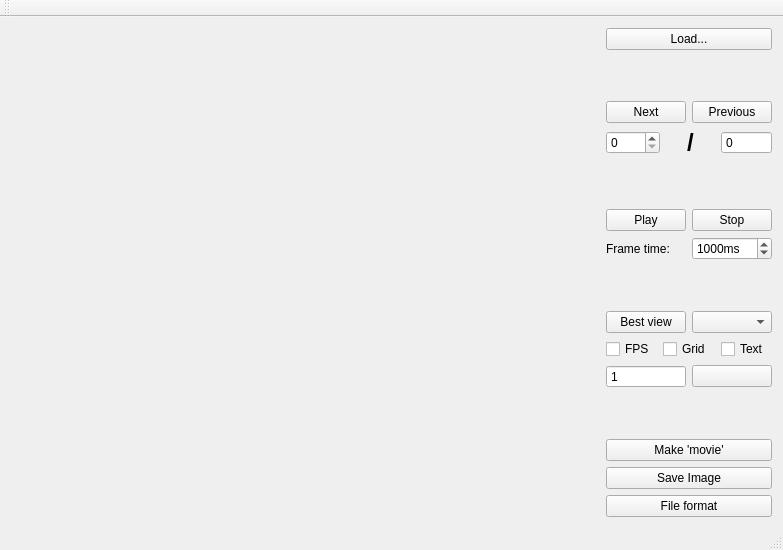
<?xml version="1.0" encoding="UTF-8"?>
<ui version="4.0">
 <class>MainWindow</class>
 <widget class="QMainWindow" name="MainWindow">
  <property name="geometry">
   <rect>
    <x>0</x>
    <y>0</y>
    <width>783</width>
    <height>550</height>
   </rect>
  </property>
  <property name="sizePolicy">
   <sizepolicy hsizetype="Expanding" vsizetype="Expanding">
    <horstretch>1</horstretch>
    <verstretch>1</verstretch>
   </sizepolicy>
  </property>
  <property name="windowTitle">
   <string>Life 3D</string>
  </property>
  <widget class="QWidget" name="centralWidget">
   <property name="sizePolicy">
    <sizepolicy hsizetype="Expanding" vsizetype="Expanding">
     <horstretch>1</horstretch>
     <verstretch>1</verstretch>
    </sizepolicy>
   </property>
   <layout class="QHBoxLayout" name="horizontalLayout">
    <item>
     <layout class="QHBoxLayout" name="layoutMain" stretch="0,0">
      <property name="spacing">
       <number>2</number>
      </property>
      <property name="sizeConstraint">
       <enum>QLayout::SetMaximumSize</enum>
      </property>
      <item>
       <widget class="LifeViewer" name="viewer" native="true">
        <property name="sizePolicy">
         <sizepolicy hsizetype="Expanding" vsizetype="Expanding">
          <horstretch>1</horstretch>
          <verstretch>1</verstretch>
         </sizepolicy>
        </property>
       </widget>
      </item>
      <item>
       <layout class="QVBoxLayout" name="layoutControl">
        <property name="sizeConstraint">
         <enum>QLayout::SetMinimumSize</enum>
        </property>
        <item>
         <widget class="QPushButton" name="bLoad">
          <property name="toolTip">
           <string>Загрузить данные из файла...</string>
          </property>
          <property name="text">
           <string>Load...</string>
          </property>
         </widget>
        </item>
        <item>
         <spacer name="verticalSpacer_7">
          <property name="orientation">
           <enum>Qt::Vertical</enum>
          </property>
          <property name="sizeHint" stdset="0">
           <size>
            <width>20</width>
            <height>40</height>
           </size>
          </property>
         </spacer>
        </item>
        <item>
         <layout class="QHBoxLayout" name="horizontalLayout_7">
          <item>
           <widget class="QPushButton" name="bNext">
            <property name="toolTip">
             <string>Следующий шаг</string>
            </property>
            <property name="text">
             <string>Next</string>
            </property>
           </widget>
          </item>
          <item>
           <widget class="QPushButton" name="bPrev">
            <property name="toolTip">
             <string>Предыдущий шаг</string>
            </property>
            <property name="text">
             <string>Previous</string>
            </property>
           </widget>
          </item>
         </layout>
        </item>
        <item>
         <layout class="QHBoxLayout" name="horizontalLayout_2">
          <item>
           <widget class="QSpinBox" name="sbNum">
            <property name="toolTip">
             <string>Текущий шаг</string>
            </property>
            <property name="maximum">
             <number>9000</number>
            </property>
           </widget>
          </item>
          <item>
           <widget class="QLabel" name="lSlash">
            <property name="font">
             <font>
              <pointsize>18</pointsize>
              <weight>75</weight>
              <bold>true</bold>
             </font>
            </property>
            <property name="text">
             <string>/</string>
            </property>
            <property name="alignment">
             <set>Qt::AlignCenter</set>
            </property>
           </widget>
          </item>
          <item>
           <widget class="QSpinBox" name="sbMax">
            <property name="toolTip">
             <string>Максимальный номер шага</string>
            </property>
            <property name="readOnly">
             <bool>true</bool>
            </property>
            <property name="buttonSymbols">
             <enum>QAbstractSpinBox::NoButtons</enum>
            </property>
            <property name="maximum">
             <number>16777215</number>
            </property>
           </widget>
          </item>
         </layout>
        </item>
        <item>
         <spacer name="verticalSpacer">
          <property name="orientation">
           <enum>Qt::Vertical</enum>
          </property>
          <property name="sizeHint" stdset="0">
           <size>
            <width>20</width>
            <height>40</height>
           </size>
          </property>
         </spacer>
        </item>
        <item>
         <layout class="QHBoxLayout" name="horizontalLayout_4" stretch="1,1">
          <property name="sizeConstraint">
           <enum>QLayout::SetMinimumSize</enum>
          </property>
          <item>
           <widget class="QPushButton" name="bPlay">
            <property name="sizePolicy">
             <sizepolicy hsizetype="Minimum" vsizetype="Fixed">
              <horstretch>1</horstretch>
              <verstretch>0</verstretch>
             </sizepolicy>
            </property>
            <property name="toolTip">
             <string>Начать проигрывание анимации</string>
            </property>
            <property name="text">
             <string>Play</string>
            </property>
            <property name="flat">
             <bool>false</bool>
            </property>
           </widget>
          </item>
          <item>
           <widget class="QPushButton" name="bStop">
            <property name="sizePolicy">
             <sizepolicy hsizetype="Minimum" vsizetype="Fixed">
              <horstretch>1</horstretch>
              <verstretch>0</verstretch>
             </sizepolicy>
            </property>
            <property name="toolTip">
             <string>Остановить проигрывание</string>
            </property>
            <property name="text">
             <string>Stop</string>
            </property>
           </widget>
          </item>
         </layout>
        </item>
        <item>
         <layout class="QHBoxLayout" name="horizontalLayout_5">
          <property name="sizeConstraint">
           <enum>QLayout::SetMinimumSize</enum>
          </property>
          <item>
           <widget class="QLabel" name="label">
            <property name="text">
             <string>Frame time:</string>
            </property>
           </widget>
          </item>
          <item>
           <widget class="QSpinBox" name="sbAnimDelay">
            <property name="toolTip">
             <string>Длительность одного кадра при анимации</string>
            </property>
            <property name="suffix">
             <string>ms</string>
            </property>
            <property name="minimum">
             <number>100</number>
            </property>
            <property name="maximum">
             <number>20000</number>
            </property>
            <property name="singleStep">
             <number>100</number>
            </property>
            <property name="value">
             <number>1000</number>
            </property>
           </widget>
          </item>
         </layout>
        </item>
        <item>
         <spacer name="verticalSpacer_8">
          <property name="orientation">
           <enum>Qt::Vertical</enum>
          </property>
          <property name="sizeHint" stdset="0">
           <size>
            <width>20</width>
            <height>40</height>
           </size>
          </property>
         </spacer>
        </item>
        <item>
         <layout class="QHBoxLayout" name="horizontalLayout_6">
          <item>
           <widget class="QPushButton" name="bOpt">
            <property name="toolTip">
             <string>Установить камеру в наиболее оптимальную (по мнению программы) точку</string>
            </property>
            <property name="text">
             <string>Best view</string>
            </property>
           </widget>
          </item>
          <item>
           <widget class="QComboBox" name="cbType">
            <property name="toolTip">
             <string>Тип отрисовки</string>
            </property>
           </widget>
          </item>
         </layout>
        </item>
        <item>
         <layout class="QHBoxLayout" name="horizontalLayout_3">
          <item>
           <widget class="QCheckBox" name="cbFPS">
            <property name="toolTip">
             <string>Показывать FPS</string>
            </property>
            <property name="text">
             <string>FPS</string>
            </property>
           </widget>
          </item>
          <item>
           <widget class="QCheckBox" name="cbGrid">
            <property name="toolTip">
             <string>Показывать сетку в плоскости XY</string>
            </property>
            <property name="text">
             <string>Grid</string>
            </property>
           </widget>
          </item>
          <item>
           <widget class="QCheckBox" name="cbText">
            <property name="toolTip">
             <string>Показывать имя файла и номер шага</string>
            </property>
            <property name="text">
             <string>Text</string>
            </property>
           </widget>
          </item>
         </layout>
        </item>
        <item>
         <layout class="QHBoxLayout" name="horizontalLayout_8">
          <item>
           <widget class="QSpinBox" name="sbColorW">
            <property name="toolTip">
             <string>Выбрать тип клеток для установки цвета</string>
            </property>
            <property name="buttonSymbols">
             <enum>QAbstractSpinBox::NoButtons</enum>
            </property>
            <property name="minimum">
             <number>1</number>
            </property>
           </widget>
          </item>
          <item>
           <widget class="QPushButton" name="pColorC">
            <property name="toolTip">
             <string>Установить цвет для выбранного типа клеток</string>
            </property>
            <property name="text">
             <string/>
            </property>
           </widget>
          </item>
         </layout>
        </item>
        <item>
         <spacer name="verticalSpacer_9">
          <property name="orientation">
           <enum>Qt::Vertical</enum>
          </property>
          <property name="sizeHint" stdset="0">
           <size>
            <width>20</width>
            <height>40</height>
           </size>
          </property>
         </spacer>
        </item>
        <item>
         <widget class="QPushButton" name="pbMovie">
          <property name="toolTip">
           <string>Последовательно сохранить в отдлеьные файлы все изображения шагов (камера фиксирована)</string>
          </property>
          <property name="text">
           <string>Make 'movie'</string>
          </property>
         </widget>
        </item>
        <item>
         <widget class="QPushButton" name="bSaveImg">
          <property name="toolTip">
           <string>Сохраниьт текущую картинку в файл</string>
          </property>
          <property name="text">
           <string>Save Image</string>
          </property>
         </widget>
        </item>
        <item>
         <layout class="QVBoxLayout" name="verticalLayout">
          <item>
           <widget class="QPushButton" name="bSetSnapFormat">
            <property name="toolTip">
             <string>Выбрать формат файла для сохранения изображений</string>
            </property>
            <property name="text">
             <string>File format</string>
            </property>
           </widget>
          </item>
         </layout>
        </item>
       </layout>
      </item>
     </layout>
    </item>
   </layout>
  </widget>
  <widget class="QMenuBar" name="menuBar">
   <property name="geometry">
    <rect>
     <x>0</x>
     <y>0</y>
     <width>783</width>
     <height>18</height>
    </rect>
   </property>
  </widget>
  <widget class="QToolBar" name="mainToolBar">
   <attribute name="toolBarArea">
    <enum>TopToolBarArea</enum>
   </attribute>
   <attribute name="toolBarBreak">
    <bool>false</bool>
   </attribute>
  </widget>
  <widget class="QStatusBar" name="statusBar"/>
 </widget>
 <layoutdefault spacing="6" margin="11"/>
 <customwidgets>
  <customwidget>
   <class>LifeViewer</class>
   <extends>QWidget</extends>
   <header>lifeviewer.h</header>
   <container>1</container>
   <slots>
    <signal>frameChanged(int)</signal>
    <signal>frameMaxChanged(int)</signal>
    <slot>nextFrame()</slot>
    <slot>prevFrame()</slot>
    <slot>gotoFrame(int)</slot>
    <slot>loadData()</slot>
    <slot>setFPSIsDisplayed(bool)</slot>
    <slot>setGridIsDrawn(bool)</slot>
    <slot>setStereoDisplay(bool)</slot>
    <slot>openSnapshotFormatDialog()</slot>
    <slot>showEntireScene()</slot>
    <slot>saveSnapshot()</slot>
    <slot>startAnimation()</slot>
    <slot>stopAnimation()</slot>
    <slot>setAnimationPeriod(int)</slot>
    <slot>setShowText(bool)</slot>
    <slot>setDrawingMode(int)</slot>
   </slots>
  </customwidget>
 </customwidgets>
 <resources/>
 <connections>
  <connection>
   <sender>bLoad</sender>
   <signal>clicked()</signal>
   <receiver>viewer</receiver>
   <slot>loadData()</slot>
   <hints>
    <hint type="sourcelabel">
     <x>749</x>
     <y>49</y>
    </hint>
    <hint type="destinationlabel">
     <x>578</x>
     <y>70</y>
    </hint>
   </hints>
  </connection>
  <connection>
   <sender>bNext</sender>
   <signal>clicked()</signal>
   <receiver>viewer</receiver>
   <slot>nextFrame()</slot>
   <hints>
    <hint type="sourcelabel">
     <x>685</x>
     <y>124</y>
    </hint>
    <hint type="destinationlabel">
     <x>573</x>
     <y>90</y>
    </hint>
   </hints>
  </connection>
  <connection>
   <sender>bPrev</sender>
   <signal>clicked()</signal>
   <receiver>viewer</receiver>
   <slot>prevFrame()</slot>
   <hints>
    <hint type="sourcelabel">
     <x>742</x>
     <y>124</y>
    </hint>
    <hint type="destinationlabel">
     <x>576</x>
     <y>222</y>
    </hint>
   </hints>
  </connection>
  <connection>
   <sender>sbNum</sender>
   <signal>valueChanged(int)</signal>
   <receiver>viewer</receiver>
   <slot>gotoFrame(int)</slot>
   <hints>
    <hint type="sourcelabel">
     <x>631</x>
     <y>155</y>
    </hint>
    <hint type="destinationlabel">
     <x>569</x>
     <y>189</y>
    </hint>
   </hints>
  </connection>
  <connection>
   <sender>viewer</sender>
   <signal>frameChanged(int)</signal>
   <receiver>sbNum</receiver>
   <slot>setValue(int)</slot>
   <hints>
    <hint type="sourcelabel">
     <x>565</x>
     <y>161</y>
    </hint>
    <hint type="destinationlabel">
     <x>630</x>
     <y>151</y>
    </hint>
   </hints>
  </connection>
  <connection>
   <sender>viewer</sender>
   <signal>frameMaxChanged(int)</signal>
   <receiver>sbMax</receiver>
   <slot>setValue(int)</slot>
   <hints>
    <hint type="sourcelabel">
     <x>534</x>
     <y>135</y>
    </hint>
    <hint type="destinationlabel">
     <x>756</x>
     <y>144</y>
    </hint>
   </hints>
  </connection>
  <connection>
   <sender>bSetSnapFormat</sender>
   <signal>clicked()</signal>
   <receiver>viewer</receiver>
   <slot>openSnapshotFormatDialog()</slot>
   <hints>
    <hint type="sourcelabel">
     <x>688</x>
     <y>521</y>
    </hint>
    <hint type="destinationlabel">
     <x>597</x>
     <y>450</y>
    </hint>
   </hints>
  </connection>
  <connection>
   <sender>bOpt</sender>
   <signal>clicked()</signal>
   <receiver>viewer</receiver>
   <slot>showEntireScene()</slot>
   <hints>
    <hint type="sourcelabel">
     <x>681</x>
     <y>335</y>
    </hint>
    <hint type="destinationlabel">
     <x>597</x>
     <y>318</y>
    </hint>
   </hints>
  </connection>
  <connection>
   <sender>bSaveImg</sender>
   <signal>clicked()</signal>
   <receiver>viewer</receiver>
   <slot>saveSnapshot()</slot>
   <hints>
    <hint type="sourcelabel">
     <x>656</x>
     <y>483</y>
    </hint>
    <hint type="destinationlabel">
     <x>597</x>
     <y>418</y>
    </hint>
   </hints>
  </connection>
  <connection>
   <sender>cbFPS</sender>
   <signal>clicked(bool)</signal>
   <receiver>viewer</receiver>
   <slot>setFPSIsDisplayed(bool)</slot>
   <hints>
    <hint type="sourcelabel">
     <x>654</x>
     <y>349</y>
    </hint>
    <hint type="destinationlabel">
     <x>597</x>
     <y>380</y>
    </hint>
   </hints>
  </connection>
  <connection>
   <sender>cbGrid</sender>
   <signal>clicked(bool)</signal>
   <receiver>viewer</receiver>
   <slot>setGridIsDrawn(bool)</slot>
   <hints>
    <hint type="sourcelabel">
     <x>708</x>
     <y>346</y>
    </hint>
    <hint type="destinationlabel">
     <x>597</x>
     <y>400</y>
    </hint>
   </hints>
  </connection>
  <connection>
   <sender>pbMovie</sender>
   <signal>clicked()</signal>
   <receiver>MainWindow</receiver>
   <slot>makeMovie()</slot>
   <hints>
    <hint type="sourcelabel">
     <x>756</x>
     <y>452</y>
    </hint>
    <hint type="destinationlabel">
     <x>722</x>
     <y>312</y>
    </hint>
   </hints>
  </connection>
  <connection>
   <sender>bPlay</sender>
   <signal>clicked()</signal>
   <receiver>viewer</receiver>
   <slot>startAnimation()</slot>
   <hints>
    <hint type="sourcelabel">
     <x>645</x>
     <y>215</y>
    </hint>
    <hint type="destinationlabel">
     <x>597</x>
     <y>270</y>
    </hint>
   </hints>
  </connection>
  <connection>
   <sender>bStop</sender>
   <signal>clicked()</signal>
   <receiver>viewer</receiver>
   <slot>stopAnimation()</slot>
   <hints>
    <hint type="sourcelabel">
     <x>735</x>
     <y>213</y>
    </hint>
    <hint type="destinationlabel">
     <x>597</x>
     <y>284</y>
    </hint>
   </hints>
  </connection>
  <connection>
   <sender>sbAnimDelay</sender>
   <signal>valueChanged(int)</signal>
   <receiver>viewer</receiver>
   <slot>setAnimationPeriod(int)</slot>
   <hints>
    <hint type="sourcelabel">
     <x>775</x>
     <y>256</y>
    </hint>
    <hint type="destinationlabel">
     <x>597</x>
     <y>298</y>
    </hint>
   </hints>
  </connection>
  <connection>
   <sender>cbText</sender>
   <signal>clicked(bool)</signal>
   <receiver>viewer</receiver>
   <slot>setShowText(bool)</slot>
   <hints>
    <hint type="sourcelabel">
     <x>743</x>
     <y>357</y>
    </hint>
    <hint type="destinationlabel">
     <x>597</x>
     <y>363</y>
    </hint>
   </hints>
  </connection>
  <connection>
   <sender>cbType</sender>
   <signal>currentIndexChanged(int)</signal>
   <receiver>viewer</receiver>
   <slot>setDrawingMode(int)</slot>
   <hints>
    <hint type="sourcelabel">
     <x>729</x>
     <y>332</y>
    </hint>
    <hint type="destinationlabel">
     <x>590</x>
     <y>336</y>
    </hint>
   </hints>
  </connection>
  <connection>
   <sender>sbColorW</sender>
   <signal>valueChanged(int)</signal>
   <receiver>MainWindow</receiver>
   <slot>setColorWChanged(int)</slot>
   <hints>
    <hint type="sourcelabel">
     <x>685</x>
     <y>380</y>
    </hint>
    <hint type="destinationlabel">
     <x>676</x>
     <y>413</y>
    </hint>
   </hints>
  </connection>
  <connection>
   <sender>pColorC</sender>
   <signal>clicked()</signal>
   <receiver>MainWindow</receiver>
   <slot>setColorClicked()</slot>
   <hints>
    <hint type="sourcelabel">
     <x>747</x>
     <y>387</y>
    </hint>
    <hint type="destinationlabel">
     <x>745</x>
     <y>398</y>
    </hint>
   </hints>
  </connection>
 </connections>
 <slots>
  <slot>makeMovie()</slot>
  <slot>setColorClicked()</slot>
  <slot>setColorWChanged(int)</slot>
 </slots>
</ui>
